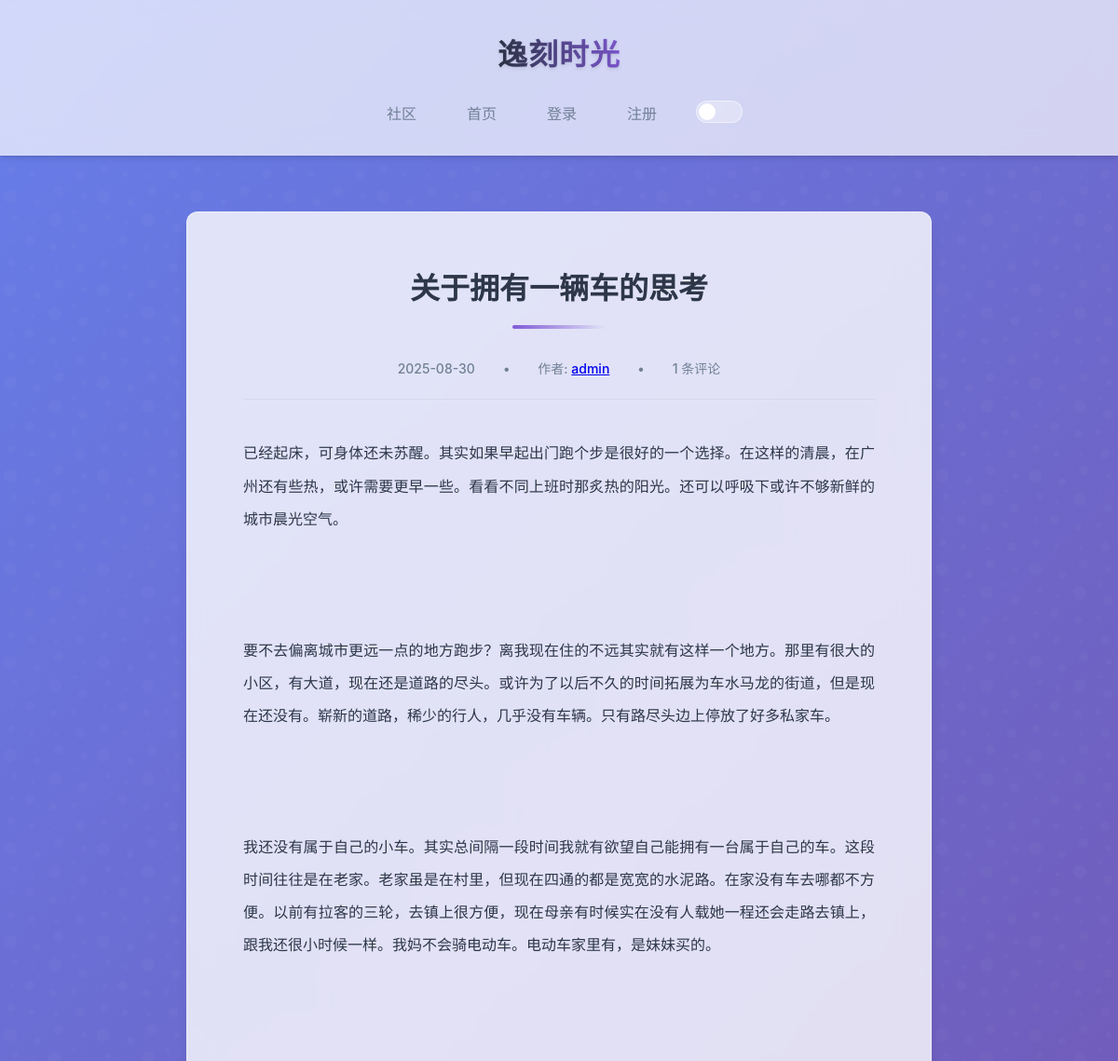
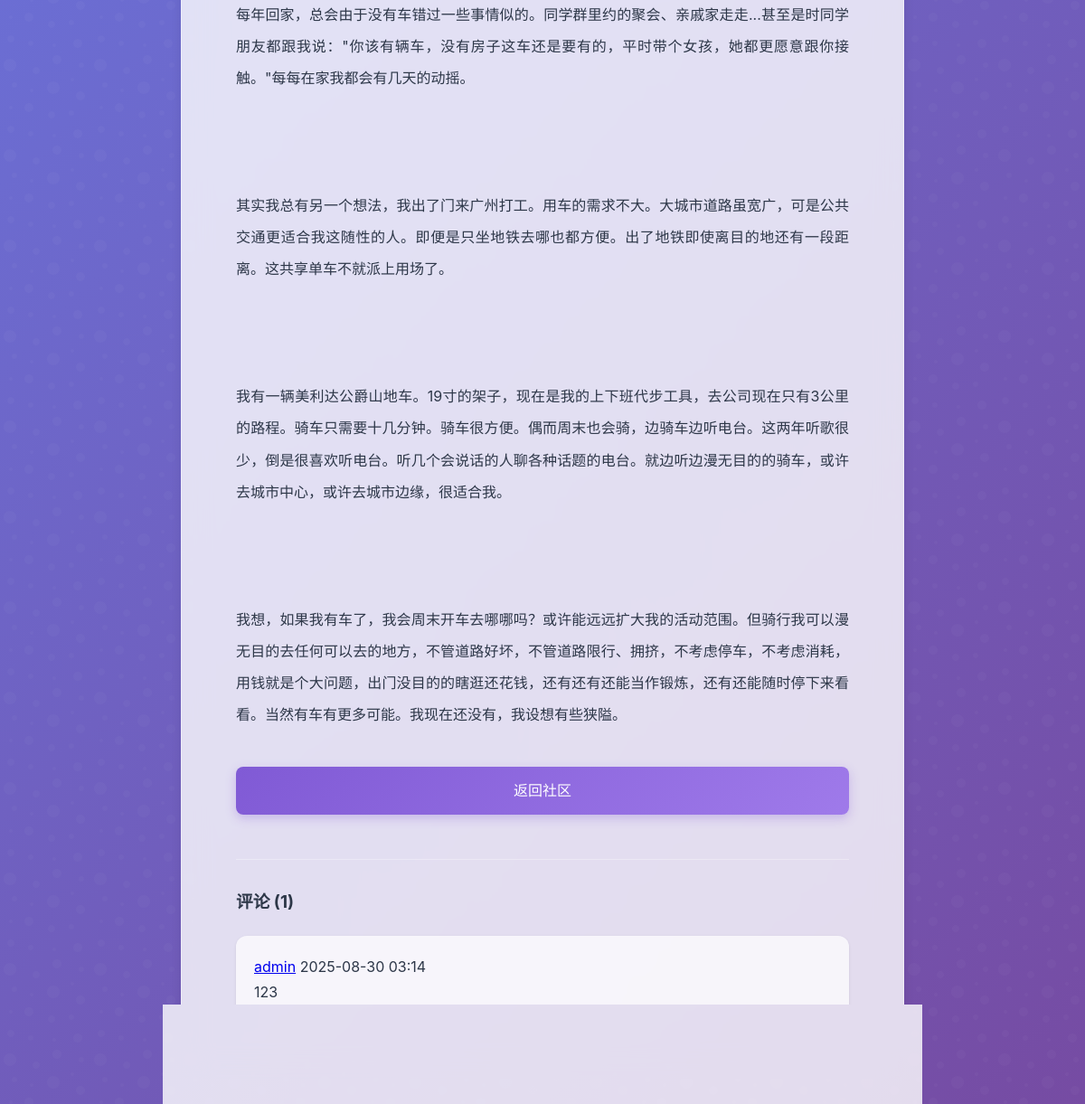
Screenshot of /community/post/1 with the database file from the repository (2 pictures, top to bottom).
### app.py (models this page shows)
class Post(db.Model):
    id = db.Column(db.Integer, primary_key=True)
    title = db.Column(db.String(100), nullable=False)
    content = db.Column(db.Text, nullable=False)
    date_posted = db.Column(db.DateTime, nullable=False, default=datetime.utcnow)
    user_id = db.Column(db.Integer, db.ForeignKey('user.id'), nullable=False)
    comments = db.relationship('Comment', backref='post', lazy=True, cascade='all, delete-orphan')
    comment_count = db.Column(db.Integer, default=0)

class User(UserMixin, db.Model):
    id = db.Column(db.Integer, primary_key=True)
    username = db.Column(db.String(20), unique=True, nullable=False)
    password = db.Column(db.String(100), nullable=False)
    profile_picture = db.Column(db.String(100), default='default.jpg')
    bio = db.Column(db.Text, default='')
    theme_preference = db.Column(db.String(10), default='light')  # light, dark, system
    blur_effect_enabled = db.Column(db.Boolean, default=True)
    posts = db.relationship('Post', backref='author', lazy=True)
    comments = db.relationship('Comment', backref='author', lazy=True)

class Comment(db.Model):
    id = db.Column(db.Integer, primary_key=True)
    content = db.Column(db.Text, nullable=False)
    date_posted = db.Column(db.DateTime, nullable=False, default=datetime.utcnow)
    user_id = db.Column(db.Integer, db.ForeignKey('user.id'), nullable=False)
    post_id = db.Column(db.Integer, db.ForeignKey('post.id'), nullable=False)
    is_pinned = db.Column(db.Boolean, default=False)

### app.py (the view, shortened to what this page needs)
@app.route('/community/post/<int:post_id>', methods=['GET', 'POST'])
def community_post(post_id):
    post = Post.query.get_or_404(post_id)
    comment_form = CommentForm()
    comments = Comment.query.filter_by(post_id=post.id).order_by(Comment.is_pinned.desc(), Comment.date_posted.desc()).all()
    return render_template('community_post.html', title=post.title, post=post, comment_form=comment_form, comments=comments)

### templates/community_post.html (shortened to what this page needs)
{% extends "base.html" %}
{% block content %}
    <div class="post-detail-container">
        <article class="post-detail">
            <h2 class="post-detail-title">{{ post.title }}</h2>
            <div class="post-detail-meta">
                <span class="post-detail-date">{{ post.date_posted.strftime('%Y-%m-%d') }}</span>
                <span class="separator">•</span>
                <span class="post-detail-author">作者: <a href="{{ url_for('user_profile', user_id=post.author.id) }}">{{ post.author.username }}</a></span>
                <span class="separator">•</span>
                <span class="comments-count">{{ post.comments|length }} 条评论</span>
            </div>
            <div class="post-detail-content">
                {{ post.content|replace('\n', '<br><br>')|safe }}
            </div>
            <div class="back-to-community">
                <a href="{{ url_for('community') }}" class="btn btn-primary">返回社区</a>
            </div>
            <div class="comments-section">
                <h3>评论 ({{ post.comments|length }})</h3>
                <div class="comment-list">
                    {% for comment in post.comments %}
                    <div class="comment-item {% if comment.pinned %}pinned{% endif %}">
                        <div class="comment-header">
                            <span class="comment-author"><a href="{{ url_for('user_profile', user_id=comment.author.id) }}">{{ comment.author.username }}</a></span>
                            <span class="comment-date">{{ comment.date_posted.strftime('%Y-%m-%d %H:%M') }}</span>
                        </div>
                        <div class="comment-content">
                            {{ comment.content }}
                        </div>
                    </div>
                    {% endfor %}
                </div>
            </div>
        </article>
    </div>
{% endblock %}

### static/css/style.css (style rules this page uses)
* { margin: 0; padding: 0; box-sizing: border-box; }
:root { --primary-color: #4a5568; --secondary-color: #2d3748; --accent-color: #805ad5; --danger-color: #e53e3e; --background-color: #f7fafc; --text-color: #2d3748; --text-secondary: #718096; --border-radius: 12px; --transition-fast: 0.2s ease; --transition-normal: 0.3s ease; --shadow-sm: 0 1px 3px rgba(0, 0, 0, 0.1); --shadow-md: 0 4px 6px -1px rgba(0, 0, 0, 0.1), 0 2px 4px -1px rgba(0, 0, 0, 0.06); --shadow-lg: 0 10px 15px -3px rgba(0, 0, 0, 0.1), 0 4px 6px -2px rgba(0, 0, 0, 0.05); }
body { font-family: -apple-system, BlinkMacSystemFont, 'Segoe UI', 'PingFang SC', 'Hiragino Sans GB', 'Microsoft YaHei', 'Helvetica Neue', Helvetica, Arial, sans-serif; line-height: 1.8; color: var(--text-color); background: linear-gradient(135deg, #667eea 0%, #764ba2 100%); background-attachment: fixed; font-size: 16px; min-height: 100vh; overflow-x: hidden; transition: background-color var(--transition-normal); }
body::before { content: ""; position: fixed; top: 0; left: 0; width: 100%; height: 100%; opacity: 0.5; z-index: -1; }
.btn { display: inline-block; padding: 12px 24px; border: none; border-radius: 8px; font-size: 16px; font-weight: 500; cursor: pointer; text-align: center; text-decoration: none; transition: all var(--transition-normal); position: relative; overflow: hidden; z-index: 1; }
.btn::before { content: ''; position: absolute; top: 0; left: -100%; width: 100%; height: 100%; background: linear-gradient(90deg, transparent, rgba(255, 255, 255, 0.2), transparent); transition: all var(--transition-fast); z-index: -1; }
.btn-primary { background: linear-gradient(135deg, var(--accent-color), #9f7aea); color: white; width: 100%; box-shadow: 0 4px 12px rgba(128, 90, 213, 0.3); }
.post-detail-container { background: rgba(255, 255, 255, 0.8); backdrop-filter: blur(16px); -webkit-backdrop-filter: blur(16px); padding: 60px; border-radius: var(--border-radius); border: 1px solid rgba(255, 255, 255, 0.4); box-shadow: var(--shadow-lg); }
.comments-section { margin-top: 40px; padding-top: 30px; border-top: 1px solid rgba(255, 255, 255, 0.3); }
.comment-list { margin-top: 20px; display: flex; flex-direction: column; gap: 20px; }
.comment-item { background: rgba(255, 255, 255, 0.7); padding: 20px; border-radius: 12px; box-shadow: var(--shadow-sm); transition: all var(--transition-fast); position: relative; }
.back-to-community { margin-top: 30px; text-align: left; }
.post-detail-title { font-size: 32px; margin-bottom: 30px; color: var(--secondary-color); font-weight: 700; text-align: center; line-height: 1.4; position: relative; padding-bottom: 20px; }
.post-detail-title::after { content: ''; position: absolute; bottom: 0; left: 50%; transform: translateX(-50%); width: 100px; height: 4px; background: linear-gradient(90deg, var(--accent-color), transparent); border-radius: 2px; }
.post-detail-meta { display: flex; justify-content: center; margin-bottom: 40px; color: var(--text-secondary); font-size: 14px; font-weight: 500; padding-bottom: 20px; border-bottom: 1px solid rgba(0, 0, 0, 0.05); }
.post-detail-meta span { margin: 0 15px; }
.post-detail-content { color: var(--text-color); line-height: 2.2; margin-bottom: 40px; font-size: 16px; text-align: justify; }
.separator { color: var(--text-secondary); margin: 0 10px; }
.comments-count { color: var(--text-secondary); font-size: 14px; }
.post-card, .post-detail-container, .auth-card, .post-form-container, .admin-container, .user-posts-container { animation: fadeIn 0.6s ease-out forwards; }
:root { --backdrop-filter: blur(12px); }

### rows the page displays
Post: title "关于拥有一辆车的思考", date_posted "2025-08-30", content "已经起床，可身体还未苏醒。其实如果早起出门跑个步是很好的一个选择。在这样的清晨，在广州还有些热，或许需要更早一些。看看不同上班时那炙热的阳光。还可以呼吸下或许不够新鲜的城市晨光空气。 要不去偏离城市更远一点的地方跑步？离我现在住的不远其实就有这样一个地方。那里有很大的小区，有大道，现在还是道路的尽头。或许为了以后不久的时间拓展为车水马龙的街道，但是现在还没有。崭新的道路，稀少的行人，几乎没有车辆。只有路尽头边上停放了好多私家车。 我还没有属于自己的小车。其实总间隔一段时间我就有欲望自己能拥有一台属于自己的车。这段时间往往是在老家。老家虽是在村里，但现在四通的都是宽宽的水泥路。在家没有车去哪都不方便。以前有拉客的三轮，去镇上很方便，现在母亲有时候实在没有人载她一程还会走路去镇上，跟我还很小时候一样。我妈不会骑电动车。电动车家里有，是妹妹买的。 每年回家，总会由于没有车错过一些事情似的。同学群里约的聚会、亲戚家走走...甚至是时同学朋友都跟我说：\"你该有辆车，没有房子这车还是要有的，平时带个女孩，她都更愿意跟你接触。\"每每在家我都会有几天的动摇。 其实我总有另一个想法，我出了门来广州打工。用车的需求不大。大城市道路虽宽广，可是公共交通更适合我这随性的人。即便是只坐地铁去哪也都方便。出了地铁即使离目的地还有一段距离。这共享单车不就派上用场了。…"
User: author.username "admin"
Comment: author.username "admin", date_posted "2025-08-30 03:14", content "123"

### other values shown
{{ post.comments|length }} "1"
